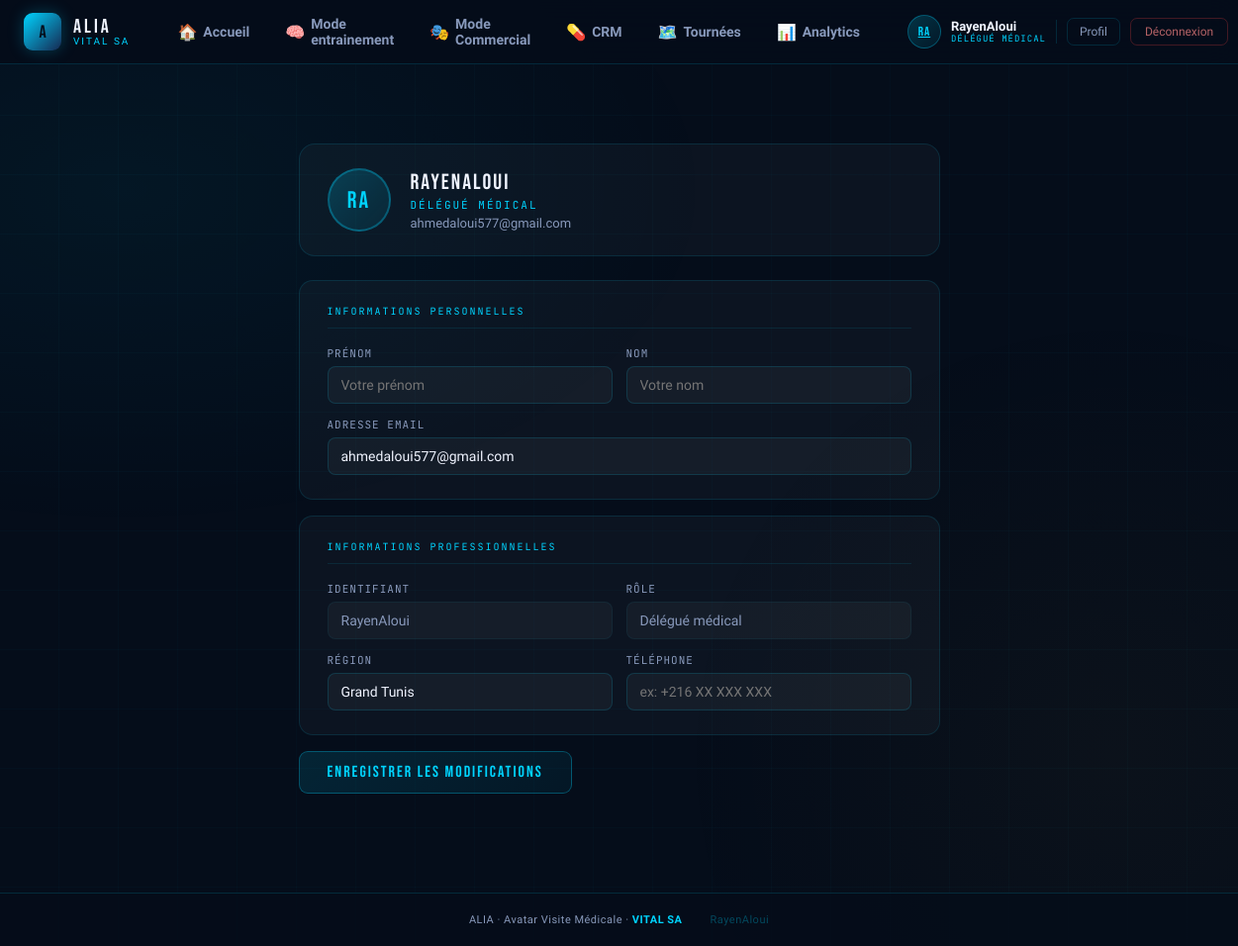
/accounts/profile/ (signed in), run on the app's committed database.
### apps/accounts/models.py (models this page shows, shortened)
class UserProfile(models.Model):
    ROLE_CHOICES = [
        ('delegue', 'Délégué médical'),
        ('manager', 'Manager'),
    ]
    user        = models.OneToOneField(User, on_delete=models.CASCADE,
                                       related_name='profile')
    role        = models.CharField(max_length=20, choices=ROLE_CHOICES,
                                   default='delegue')
    region      = models.CharField(max_length=100, blank=True,
                                   default='Grand Tunis')
    telephone   = models.CharField(max_length=20, blank=True)
    created_at  = models.DateTimeField(auto_now_add=True)
    xp          = models.IntegerField(default=0)
    level       = models.IntegerField(default=1)
    badges      = models.JSONField(default=list, blank=True)
    unlocked_bosses = models.JSONField(default=list, blank=True)
    class Meta:
        verbose_name        = 'Profil utilisateur'
        verbose_name_plural = 'Profils utilisateurs'
    @property
    def display_name(self):
        return self.user.get_full_name() or self.user.username
    @property
    def initials(self):
        fn = self.user.first_name
        ln = self.user.last_name
        if fn and ln:
            return (fn[0] + ln[0]).upper()
        return self.user.username[:2].upper()

### apps/accounts/views.py (the view, shortened to what this page needs)
# urls.py: path('profile/', views.profile_view, name='profile'),
@login_required
def profile_view(request):
    profile, _ = UserProfile.objects.get_or_create(user=request.user)
    return render(request, 'accounts/profile.html', {
        'page'   : 'profile',
        'profile': profile,
    })

### apps/modeling/context_processors.py (called while the page is built)
def modeling_nav(_request):
    try:
        return {"modeling_url": reverse("modeling_index")}
    except NoReverseMatch:
        return {"modeling_url": "/alia-api/"}

### templates/accounts/profile.html (shortened to what this page needs)
{% extends 'base.html' %}
{% block content %}
<div class="profile-wrap">
  <div class="profile-hero">
    <div class="profile-avatar">{{ profile.initials }}</div>
    <div class="profile-hero-info">
      <div class="profile-hero-name">{{ profile.display_name }}</div>
      <div class="profile-hero-role">{{ profile.get_role_display }}</div>
      <div class="profile-hero-email">{{ request.user.email|default:"—" }}</div>
    </div>
  </div>
  <form method="post" action="{% url 'accounts:profile' %}">
    <div class="profile-card">
      <div class="profile-card-title">Informations personnelles</div>
      <div class="profile-grid">
        <div class="profile-field">
          <label class="profile-label">Prénom</label>
          <input class="profile-input" type="text" name="first_name"
                 value="{{ request.user.first_name }}" placeholder="Votre prénom">
        </div>
        <div class="profile-field">
          <label class="profile-label">Nom</label>
          <input class="profile-input" type="text" name="last_name"
                 value="{{ request.user.last_name }}" placeholder="Votre nom">
        </div>
        <div class="profile-field full">
          <label class="profile-label">Adresse email</label>
          <input class="profile-input" type="email" name="email"
                 value="{{ request.user.email }}" placeholder="votre@email.com">
        </div>
      </div>
    </div>
    <div class="profile-card">
      <div class="profile-card-title">Informations professionnelles</div>
      <div class="profile-grid">
        <div class="profile-field">
          <label class="profile-label">Identifiant</label>
          <input class="profile-input" type="text" value="{{ request.user.username }}" readonly>
        </div>
        <div class="profile-field">
          <label class="profile-label">Rôle</label>
          <input class="profile-input" type="text" value="{{ profile.get_role_display }}" readonly>
        </div>
        <div class="profile-field">
          <label class="profile-label">Région</label>
          <input class="profile-input" type="text" name="region"
                 value="{{ profile.region }}" placeholder="ex: Grand Tunis">
        </div>
        <div class="profile-field">
          <label class="profile-label">Téléphone</label>
          <input class="profile-input" type="text" name="telephone"
                 value="{{ profile.telephone }}" placeholder="ex: +216 XX XXX XXX">
        </div>
      </div>
    </div>
    <button class="profile-save" type="submit">Enregistrer les modifications</button>
  </form>
</div>
{% endblock %}

### templates/base.html (shortened to what this page needs)
{% load static %}
<!DOCTYPE html>
<html lang="fr">
<head>
  <link rel="stylesheet" href="{% static 'css/style.css' %}">
</head>
<body>
  <nav class="navbar">
    <div class="nav-inner">
      <a href="{% url 'home:index' %}" class="nav-brand">
        <div class="nav-logo">A</div>
        <div class="nav-brand-text">
          <span class="nav-title">ALIA</span>
          <span class="nav-sub">VITAL SA</span>
        </div>
      </a>
      <div class="nav-links">
        <a href="{% url 'home:index' %}"
           class="nav-link {% if page == 'home' %}active{% endif %}">
          <span class="nav-icon">🏠</span> Accueil
        </a>
        <a href="{% url 'simulator:index' %}"
           class="nav-link {% if page == 'simulator' %}active{% endif %}">
          <span class="nav-icon">🧠</span> Mode entrainement
        </a>
        <a href="{{ modeling_url }}"
           class="nav-link {% if page == 'modeling' %}active{% endif %}">
          <span class="nav-icon">🎭</span> Mode Commercial
        </a>
         <a href="{% url 'crm:overview' %}"
           class="nav-link {% if page == 'crm' %}active{% endif %}">
          <span class="nav-icon">💊</span> CRM
        </a>
        <a href="{% url 'routes:index' %}"
           class="nav-link {% if page == 'routes' %}active{% endif %}">
          <span class="nav-icon">🗺️</span> Tournées
        </a>
        <a href="{% url 'analytics:index' %}"
           class="nav-link {% if page == 'analytics' %}active{% endif %}">
          <span class="nav-icon">📊</span> Analytics
        </a>
      </div>
      {% if user.is_authenticated %}
      <div class="nav-user">
        {% with profile=user.profile %}
        <a href="{% url 'accounts:profile' %}" class="nav-user-avatar"
           title="Mon profil">
          {{ profile.initials }}
        </a>
        <div class="nav-user-info">
          <span class="nav-user-name">{{ profile.display_name }}</span>
          <span class="nav-user-role">{{ profile.get_role_display }}</span>
        </div>
        {% endwith %}
        <a href="{% url 'accounts:profile' %}" class="nav-profile-link">Profil</a>
        <form class="nav-logout-form" method="post" action="{% url 'accounts:logout' %}">
          <button class="nav-logout-btn" type="submit">Déconnexion</button>
        </form>
      </div>
      {% endif %}
    </div>
  </nav>
  <main class="main-content">
    {% block content %}{% endblock %}
  </main>
  <footer class="footer">
    <div class="footer-inner">
      <span>ALIA · Avatar Visite Médicale · <strong>VITAL SA</strong></span>
      {% if user.is_authenticated %}
      <span style="color:rgba(0,212,255,0.3);font-size:11px;margin-left:16px;">
        {{ user.username }}
      </span>
      {% endif %}
    </div>
  </footer>
</body>
</html>

### static/css/style.css (style rules this page uses)
:root { --navy: #050d1a; --navy-2: #0a1628; --navy-3: #0f2044; --navy-4: #162952; --cyan: #00d4ff; --cyan-dim: #0099bb; --gold: #f0c040; --gold-dim: #a88020; --green: #00e676; --orange: #ff9800; --red: #ff4444; --white: #f0f4ff; --white-dim: #8899bb; --glass: rgba(255,255,255,0.04); --glass-2: rgba(255,255,255,0.08); --border: rgba(0,212,255,0.15); --border-2: rgba(0,212,255,0.30); --shadow: 0 8px 40px rgba(0,0,0,0.6); --radius: 14px; --radius-sm: 8px; }
*, *::before, *::after { box-sizing: border-box; margin: 0; padding: 0; }
html { scroll-behavior: smooth; }
body { font-family: 'Source Sans 3', sans-serif; background: var(--navy); color: var(--white); min-height: 100vh; display: flex; flex-direction: column; }
body::before { content: ''; position: fixed; inset: 0; z-index: 0; pointer-events: none; background: radial-gradient(ellipse 80% 60% at 10% 20%, rgba(0,212,255,0.05) 0%, transparent 60%), radial-gradient(ellipse 60% 80% at 90% 80%, rgba(240,192,64,0.03) 0%, transparent 60%), repeating-linear-gradient(0deg, transparent, transparent 59px, rgba(0,212,255,0.025) 59px, rgba(0,212,255,0.025) 60px), repeating-linear-gradient(90deg, transparent, transparent 59px, rgba(0,212,255,0.02) 59px, rgba(0,212,255,0.02) 60px); }
.navbar { position: sticky; top: 0; z-index: 100; background: rgba(5,13,26,0.92); backdrop-filter: blur(16px); border-bottom: 1px solid var(--border); }
.nav-inner { max-width: 1400px; margin: 0 auto; padding: 0 24px; display: flex; align-items: center; gap: 32px; height: 64px; }
.nav-brand { display: flex; align-items: center; gap: 12px; text-decoration: none; flex-shrink: 0; }
.nav-logo { width: 38px; height: 38px; border-radius: 9px; background: linear-gradient(135deg, var(--cyan), var(--navy-4)); display: flex; align-items: center; justify-content: center; font-family: 'Bebas Neue', cursive; font-size: 18px; color: var(--navy); box-shadow: 0 0 16px rgba(0,212,255,0.25); }
.nav-brand-text { display: flex; flex-direction: column; line-height: 1; }
.nav-title { font-family: 'Bebas Neue', cursive; font-size: 20px; letter-spacing: 3px; color: var(--white); }
.nav-sub { font-size: 10px; letter-spacing: 2px; color: var(--cyan); }
.nav-links { display: flex; gap: 4px; margin-left: auto; }
.nav-link { display: flex; align-items: center; gap: 6px; padding: 8px 16px; border-radius: 8px; text-decoration: none; font-size: 14px; font-weight: 600; color: var(--white-dim); transition: all 0.2s; }
.nav-icon { font-size: 16px; }
.main-content { position: relative; z-index: 1; flex: 1; max-width: 1400px; width: 100%; margin: 0 auto; padding: 40px 24px 60px; }
.footer { position: relative; z-index: 1; border-top: 1px solid var(--border); padding: 20px 24px; background: rgba(5,13,26,0.8); }
.footer-inner { max-width: 1400px; margin: 0 auto; display: flex; align-items: center; justify-content: center; gap: 12px; flex-wrap: wrap; font-size: 11px; color: var(--white-dim); letter-spacing: 0.5px; }
.footer-inner strong { color: var(--cyan); }

### templates/base.html (style rules this page uses)
.nav-user { display:flex;align-items:center;gap:10px;margin-left:auto; flex-shrink:0; }
.nav-user-avatar { width:34px;height:34px;border-radius:50%; background:linear-gradient(135deg,rgba(0,212,255,0.2),rgba(0,153,187,0.1)); border:1px solid rgba(0,212,255,0.3); display:flex;align-items:center;justify-content:center; font-family:'Bebas Neue',cursive;font-size:13px;color:#00d4ff; letter-spacing:1px;cursor:pointer;flex-shrink:0; transition:border-color .2s; }
.nav-user-info { display:flex;flex-direction:column;line-height:1.2; }
.nav-user-name { font-size:13px;font-weight:600;color:#f0f4ff; }
.nav-user-role { font-size:9px;letter-spacing:1px;text-transform:uppercase; color:#00d4ff;font-family:'JetBrains Mono',monospace; }
.nav-logout-form { margin:0; }
.nav-logout-btn { padding:6px 14px;border-radius:7px; background:transparent;border:1px solid rgba(255,68,68,0.25); color:rgba(255,136,136,0.7);font-size:12px; font-family:'Source Sans 3',sans-serif;cursor:pointer; transition:all .2s;white-space:nowrap; }
.nav-profile-link { padding:6px 12px;border-radius:7px; background:transparent;border:1px solid rgba(0,212,255,0.15); color:#8899bb;font-size:12px;text-decoration:none; transition:all .2s;white-space:nowrap; }

### data on the page
UserProfile: initials "RA", display_name "RayenAloui", role "DÉLÉGUÉ MÉDICAL", role "Délégué médical", region "Grand Tunis"

### other printed values
{{ request.user.email|default:"—" }} "ahmedaloui577@gmail.com"
{{ user.username }} "RayenAloui"
